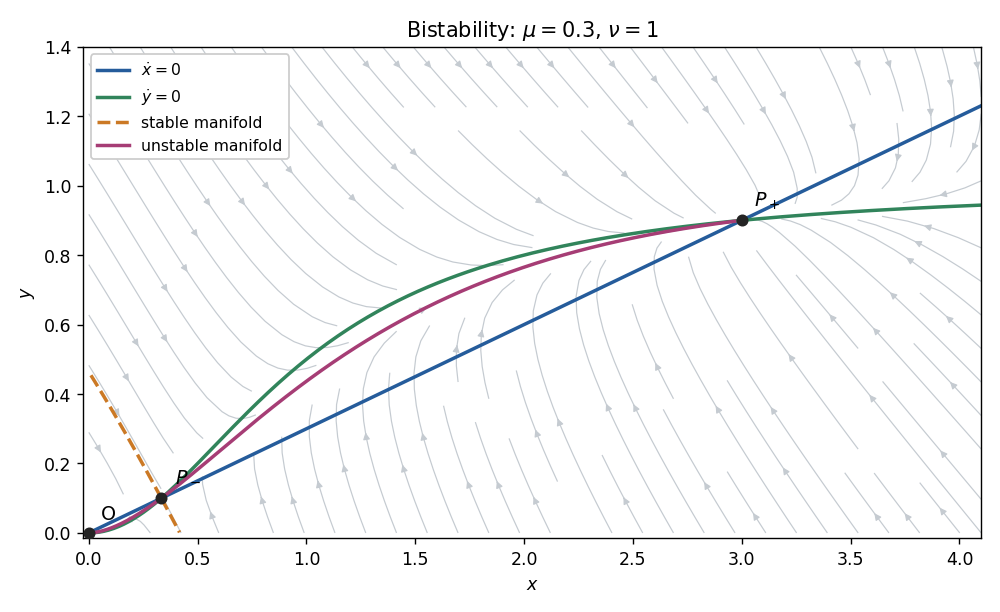

Recreate this plot in Python.
"""Original bistable-flow sketch. Python 3.14, NumPy 2.3.5, Matplotlib 3.10.7.
Writes paper-1-bistable-flow.png to caller CWD; inherits MPLCONFIGDIR.
"""
import matplotlib
matplotlib.use('Agg')
import matplotlib.pyplot as plt
import numpy as np

MU, NU = 0.3, 1.0

def field(p):
    x, y = p
    return np.array([-MU*x+y, x*x/(1+x*x)-NU*y])

def trajectory(p, dt, steps=3500):
    out=[np.array(p,dtype=float)]
    for _ in range(steps):
        v=out[-1]
        k1=field(v);k2=field(v+dt*k1/2);k3=field(v+dt*k2/2);k4=field(v+dt*k3)
        v=v+dt*(k1+2*k2+2*k3+k4)/6
        if not (0<=v[0]<=4.2 and 0<=v[1]<=1.45): break
        out.append(v)
    return np.array(out)

def main():
    x=np.linspace(0,4.1,180);y=np.linspace(0,1.4,120)
    xx,yy=np.meshgrid(x,y)
    fig,ax=plt.subplots(figsize=(8,4.9),dpi=125,facecolor='white')
    ax.set_facecolor('white')
    ax.streamplot(x,y,-MU*xx+yy,xx*xx/(1+xx*xx)-NU*yy,color='#c5cbd1',density=1.0,linewidth=.7,arrowsize=.8)
    ax.plot(x,MU*x,color='#255c9b',lw=2,label=r'$\dot x=0$')
    ax.plot(x,x*x/(NU*(1+x*x)),color='#31845b',lw=2,label=r'$\dot y=0$')
    roots=[(1-np.sqrt(1-4*MU*MU*NU*NU))/(2*MU*NU),(1+np.sqrt(1-4*MU*MU*NU*NU))/(2*MU*NU)]
    saddle=np.array([roots[0],MU*roots[0]])
    J=np.array([[-MU,1],[2*saddle[0]/(1+saddle[0]**2)**2,-NU]])
    vals,vecs=np.linalg.eig(J)
    for name,i,dt,color,ls in [('stable',int(np.argmin(vals)),-.012,'#cb7925','--'),('unstable',int(np.argmax(vals)),.025,'#a63d75','-')]:
        v=vecs[:,i].real;v/=np.linalg.norm(v)
        for sign in [-1,1]:
            path=trajectory(saddle+sign*1e-5*v,dt)
            ax.plot(path[:,0],path[:,1],color=color,ls=ls,lw=2,label=f'{name} manifold' if sign==1 else None)
    for p,label,offset in [(np.zeros(2),'O',(7,8)),(saddle,r'$P_-$',(8,10)),(np.array([roots[1],MU*roots[1]]),r'$P_+$',(7,8))]:
        ax.scatter(*p,s=35,color='#242424',zorder=5)
        ax.annotate(label,p,xytext=offset,textcoords='offset points',fontsize=11)
    ax.set(xlim=(-.025,4.1),ylim=(-.015,1.4),xlabel='$x$',ylabel='$y$',title=r'Bistability: $\mu=0.3$, $\nu=1$')
    ax.legend(loc='upper left',fontsize=9,framealpha=1)
    fig.tight_layout()
    fig.savefig('paper-1-bistable-flow.png',facecolor='white',transparent=False)
    plt.close(fig)
if __name__=='__main__':main()
